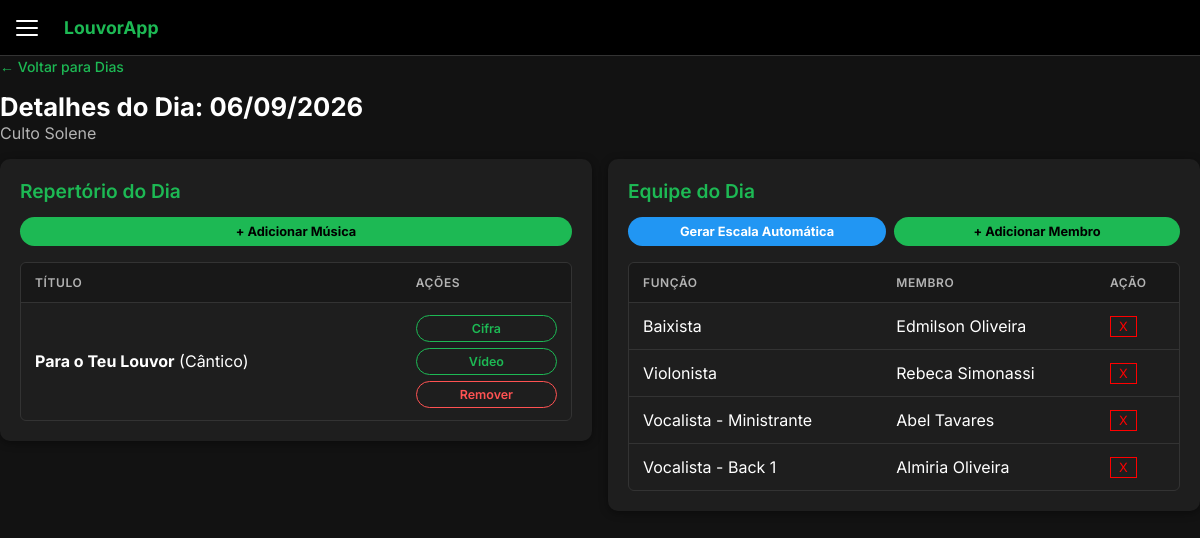
Page /dia_detalhes.php?id=1 (signed in) on the committed database.
### tables this page shows
CREATE TABLE events (
            id INTEGER PRIMARY KEY AUTOINCREMENT,
            date DATE NOT NULL,
            description TEXT
        );

CREATE TABLE songs (
            id INTEGER PRIMARY KEY AUTOINCREMENT,
            title TEXT NOT NULL,
            type TEXT NOT NULL, -- 'hino' or 'cantico'
            video_url TEXT,
            chord_url TEXT
        , tone TEXT);

CREATE TABLE event_user_roles (
            event_id INTEGER,
            role_id INTEGER,
            user_id INTEGER,
            FOREIGN KEY(event_id) REFERENCES events(id) ON DELETE CASCADE,
            FOREIGN KEY(role_id) REFERENCES roles(id) ON DELETE CASCADE,
            FOREIGN KEY(user_id) REFERENCES users(id) ON DELETE CASCADE,
            PRIMARY KEY(event_id, role_id, user_id)
        );

CREATE TABLE roles (
            id INTEGER PRIMARY KEY AUTOINCREMENT,
            name TEXT NOT NULL,
            category TEXT NOT NULL -- e.g., 'Instrumental', 'Vocal'
        );

CREATE TABLE users (
            id INTEGER PRIMARY KEY AUTOINCREMENT,
            name TEXT NOT NULL,
            username TEXT NOT NULL UNIQUE,
            password_hash TEXT NOT NULL,
            role TEXT NOT NULL DEFAULT 'user' -- 'admin' or 'user'
        );

### config/database.php (called while the page is built, shortened)
<?php
function isAdmin() {
    return isset($_SESSION['user_role']) && $_SESSION['user_role'] === 'admin';
}

### dia_detalhes.php (the view, shortened to what this page needs)
<?php
require_once 'config/database.php';
$event_id = (int)$_GET['id'];
$stmt = $pdo->prepare("SELECT * FROM events WHERE id = ?");
$stmt->execute([$event_id]);
$event = $stmt->fetch();
$stmt = $pdo->prepare("
    SELECT s.* FROM songs s
    JOIN event_songs es ON s.id = es.song_id
    WHERE es.event_id = ?
");
$stmt->execute([$event_id]);
$event_songs = $stmt->fetchAll();
$stmt = $pdo->prepare("
    SELECT r.name, eur.role_id, u.name as member_name, u.id as user_id
    FROM event_user_roles eur
    JOIN roles r ON r.id = eur.role_id
    JOIN users u ON u.id = eur.user_id
    WHERE eur.event_id = ?
    ORDER BY r.id ASC
");
$stmt->execute([$event_id]);
$event_roles = $stmt->fetchAll();
include 'includes/header.php';
?>
<div class="mb-4">
    <a href="dias.php" class="action-link">&larr; Voltar para Dias</a>
    <h1 class="mt-4">Detalhes do Dia: <?= date('d/m/Y', strtotime($event['date'])) ?></h1>
    <p style="color: var(--text-secondary);"><?= htmlspecialchars($event['description']) ?></p>
</div>
<div class="responsive-grid">
    <div>
        <div class="card">
            <h2 style="color: var(--primary-color); margin-bottom: 14px;">Repertório do Dia</h2>
            <?php if (isAdmin()): ?>
                <div style="margin-bottom: 16px;">
                    <button class="btn btn-small btn-block" onclick="openModal('modalAddSongEvent')">+ Adicionar Música</button>
                </div>
            <?php endif; ?>
            <?php if (count($event_songs) > 0): ?>
                <div class="table-container">
                    <table class="data-table">
                        <thead>
                            <tr>
                                <th>Título</th>
                                <th>Ações</th>
                            </tr>
                        </thead>
                        <tbody>
                            <?php foreach ($event_songs as $song): ?>
                                <tr>
                                    <td>
                                        <strong><?= htmlspecialchars($song['title']) ?></strong> (<?= $song['type'] === 'cantico' ? 'Cântico' : 'Hino' ?>)
                                    </td>
                                    <td>
                                        <div class="song-actions">
                                            <?php if ($song['chord_url']): ?>
                                                <a href="<?= htmlspecialchars($song['chord_url']) ?>" target="_blank" class="link-btn">Cifra</a>
                                            <?php endif; ?>
                                            <?php if ($song['video_url']): ?>
                                                <a href="<?= htmlspecialchars($song['video_url']) ?>" target="_blank" class="link-btn">Vídeo</a>
                                            <?php endif; ?>
                                            <?php if (isAdmin()): ?>
                                                <form method="POST" style="margin: 0; width: 100%;">
                                                    <button type="submit" class="link-btn link-btn-danger" style="width: 100%;">Remover</button>
                                                </form>
                                            <?php endif; ?>
                                        </div>
                                    </td>
                                </tr>
                            <?php endforeach; ?>
                        </tbody>
                    </table>
                </div>
            <?php else: ?>
                <p style="color: var(--text-secondary);">Nenhuma música adicionada a este dia.</p>
            <?php endif; ?>
        </div>
    </div>
    <div>
        <div class="card">
            <h2 style="color: var(--primary-color); margin-bottom: 14px;">Equipe do Dia</h2>
            <?php if (isAdmin()): ?>
                <div class="btn-actions" style="margin-bottom: 16px;">
                    <form method="POST" style="flex: 1; margin: 0;" onsubmit="return confirm('Reescrever a escala com sorteio automático. Continuar?');">
                        <button type="submit" class="btn btn-blue btn-small btn-block">Gerar Escala Automática</button>
                    </form>
                    <button class="btn btn-small" style="flex: 1;" onclick="openModal('modalAddRole')">+ Adicionar Membro</button>
                </div>
            <?php endif; ?>
            <?php if (count($event_roles) > 0): ?>
                <div class="table-container">
                    <table class="data-table">
                        <thead>
                            <tr>
                                <th>Função</th>
                                <th>Membro</th>
                                <?php if (isAdmin()): ?>
                                    <th>Ação</th>
                                <?php endif; ?>
                            </tr>
                        </thead>
                        <tbody>
                            <?php foreach ($event_roles as $role): ?>
                                <tr>
                                    <td><?= htmlspecialchars($role['name']) ?></td>
                                    <td><?= htmlspecialchars($role['member_name']) ?></td>
                                    <?php if (isAdmin()): ?>
                                        <td>
                                            <form method="POST" style="display:inline;">
                                                <button type="submit" class="btn-secondary btn-small" style="color: red; border-color: red; padding: 2px 8px;">X</button>
                                            </form>
                                        </td>
                                    <?php endif; ?>
                                </tr>
                            <?php endforeach; ?>
                        </tbody>
                    </table>
                </div>
            <?php else: ?>
                <p style="color: var(--text-secondary);">Nenhum membro escalado.</p>
            <?php endif; ?>
        </div>
    </div>
</div>
<?php include 'includes/footer.php'; ?>

### assets/css/style.css (style rules this page uses)
:root { --bg-color: #121212; --surface-color: #1e1e1e; --surface-hover: #252525; --primary-color: #1DB954; --primary-hover: #1ed760; --text-primary: #ffffff; --text-secondary: #b3b3b3; --border-color: #333333; --sidebar-width: 260px; --topbar-height: 56px; }
.link-btn { display: inline-block; padding: 5px 12px; border: 1px solid var(--primary-color); color: var(--primary-color); border-radius: 16px; font-size: 0.78rem; font-weight: 600; text-decoration: none; transition: background-color 0.2s, color 0.2s; white-space: nowrap; }
.link-btn-danger { border-color: #ff5252; color: #ff5252; background: none; cursor: pointer; font-family: inherit; }
.song-actions { display: flex; flex-direction: column; align-items: flex-start; gap: 6px; }
.song-actions .link-btn { width: 100%; text-align: center; }
* { margin: 0; padding: 0; box-sizing: border-box; font-family: 'Inter', 'Segoe UI', Tahoma, Geneva, Verdana, sans-serif; }
body { background-color: var(--bg-color); color: var(--text-primary); min-height: 100vh; }
h1 { font-size: 1.6rem; font-weight: 700; line-height: 1.2; }
h2 { font-size: 1.2rem; font-weight: 600; }
.card { background-color: var(--surface-color); border-radius: 10px; padding: 20px; margin-bottom: 20px; box-shadow: 0 2px 8px rgba(0, 0, 0, 0.4); }
.btn { display: inline-flex; align-items: center; justify-content: center; gap: 6px; background-color: var(--primary-color); color: #000; border: none; padding: 10px 20px; border-radius: 24px; font-weight: 700; font-size: 0.9rem; cursor: pointer; text-decoration: none; transition: background-color 0.25s, transform 0.1s; white-space: nowrap; }
.btn-block { display: flex; width: 100%; }
.btn-secondary { background-color: transparent; color: var(--text-primary); border: 1px solid var(--border-color); }
.btn-small { padding: 7px 14px; font-size: 0.8rem; }
.btn-blue { background-color: #2196F3; color: #fff; }
.btn-actions { display: flex; gap: 8px; flex-wrap: wrap; }
.table-container { overflow-x: auto; -webkit-overflow-scrolling: touch; border-radius: 6px; border: 1px solid var(--border-color); }
.data-table { width: 100%; border-collapse: collapse; min-width: 400px; }
.data-table th, .data-table td { padding: 12px 14px; text-align: left; border-bottom: 1px solid var(--border-color); }
.data-table th { color: var(--text-secondary); font-weight: 600; text-transform: uppercase; font-size: 0.75rem; letter-spacing: 0.05em; background-color: rgba(0, 0, 0, 0.2); }
.data-table tr:last-child td { border-bottom: none; }
a.action-link { color: var(--primary-color); text-decoration: none; font-size: 0.875rem; font-weight: 500; }
.mt-4 { margin-top: 16px; }
.mb-4 { margin-bottom: 16px; }
.responsive-grid { display: flex; flex-direction: column; gap: 16px; }
@media (min-width: 900px) { .responsive-grid { flex-direction: row; } }
@media (min-width: 900px) { .responsive-grid > div { flex: 1; } }

### rows in the picture
events: date "06/09/2026", description "Culto Solene"
songs: title "Para o Teu Louvor", type "Cântico"
event_user_roles: role.name "Baixista", user.name "Edmilson Oliveira"
event_user_roles: role.name "Violonista", user.name "Rebeca Simonassi"
event_user_roles: role.name "Vocalista - Ministrante", user.name "Abel Tavares"
event_user_roles: role.name "Vocalista - Back 1", user.name "Almiria Oliveira"
